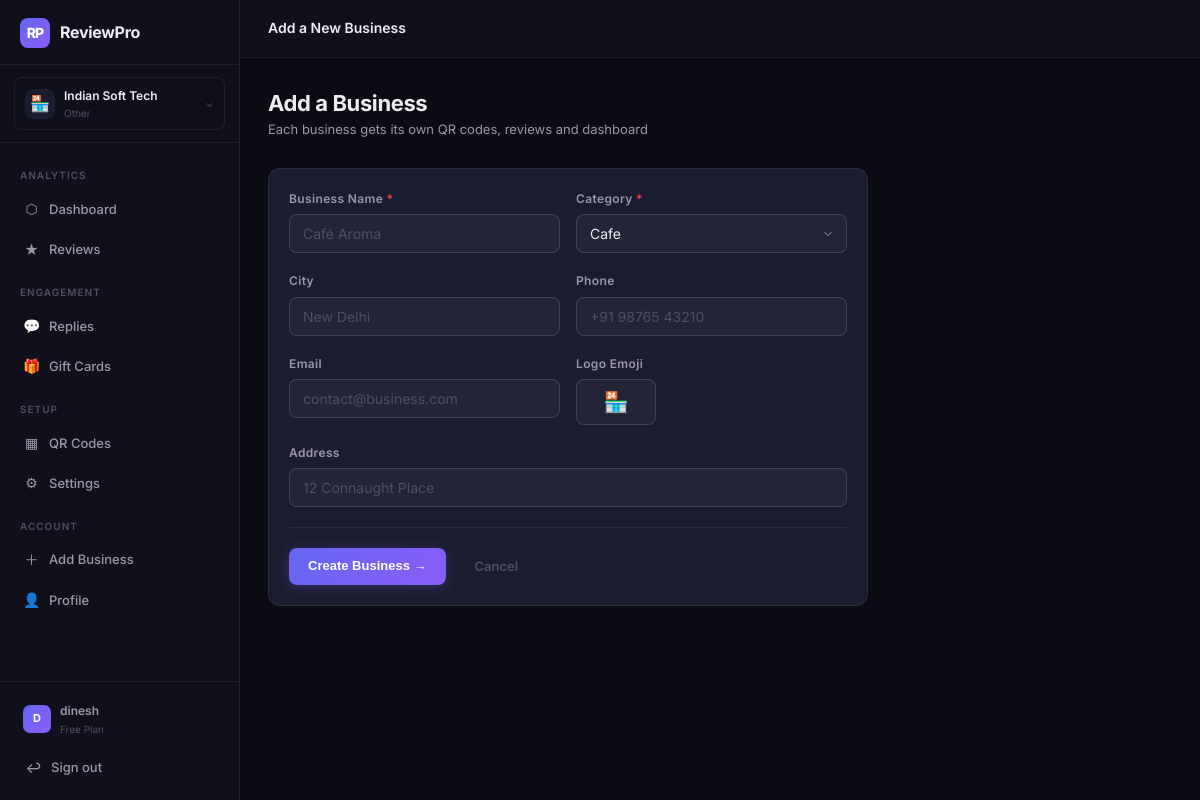
The page /business/new/ (signed in) on the database its author committed.
### businesses/models.py (models this page shows, shortened)
class Business(models.Model):
    id = models.UUIDField(primary_key=True, default=uuid.uuid4, editable=False)
    owner = models.ForeignKey(settings.AUTH_USER_MODEL, on_delete=models.CASCADE, related_name='businesses')
    name = models.CharField(max_length=200)
    slug = models.SlugField(max_length=220, unique=True, blank=True)
    category = models.CharField(max_length=50, choices=CATEGORY_CHOICES, default='Restaurant')
    address = models.CharField(max_length=300, blank=True)
    city = models.CharField(max_length=100, blank=True)
    phone = models.CharField(max_length=30, blank=True)
    email = models.EmailField(blank=True)
    website = models.URLField(blank=True)
    logo_emoji = models.CharField(max_length=10, default='🏪')
    primary_color = models.CharField(max_length=7, default='#6366f1')
    google_place_id = models.CharField(max_length=300, blank=True)
    google_access_token = models.TextField(blank=True)
    google_refresh_token = models.TextField(blank=True)
    auto_send_positive_replies = models.BooleanField(default=True)
    min_rating_for_gift = models.IntegerField(default=4)
    is_active = models.BooleanField(default=True)
    created_at = models.DateTimeField(auto_now_add=True)
    updated_at = models.DateTimeField(auto_now=True)
    class Meta:
        ordering = ['-created_at']
        verbose_name_plural = 'Businesses'

### accounts/models.py (models this page shows, shortened)
class User(AbstractUser):
    id = models.UUIDField(primary_key=True, default=uuid.uuid4, editable=False)
    email = models.EmailField(unique=True)
    full_name = models.CharField(max_length=200, blank=True)
    avatar_initials = models.CharField(max_length=3, blank=True)
    plan = models.CharField(max_length=20, default='free', choices=[('free','Free'),('pro','Pro'),('enterprise','Enterprise')])
    email_verified = models.BooleanField(default=False)
    onboarding_done = models.BooleanField(default=False)
    created_at = models.DateTimeField(auto_now_add=True)
    USERNAME_FIELD = 'email'
    REQUIRED_FIELDS = ['username']
    @property
    def display_name(self):
        return self.full_name or self.email.split('@')[0]

### reviews/views.py (the view, shortened to what this page needs)
# urls.py: path('business/new/', rv.business_new, name='business_new'),
@login_required
def business_new(request):
    from businesses.models import CATEGORY_CHOICES
    return render(request, 'businesses/new.html', {'categories': [c[0] for c in CATEGORY_CHOICES]})

### templates/businesses/new.html (shortened to what this page needs)
{% extends "base.html" %}
{% block topbar_title %}Add a New Business{% endblock %}
{% block content %}
<div style="max-width:600px">
  <div class="page-header">
    <div>
      <div class="page-title">Add a Business</div>
      <div class="page-sub">Each business gets its own QR codes, reviews and dashboard</div>
    </div>
  </div>
  <div class="card">
    <form method="post">
      <div class="form-row">
        <div class="form-group">
          <label class="form-label">Business Name <span style="color:var(--red)">*</span></label>
          <input class="form-control" name="name" placeholder="Café Aroma" required autofocus>
        </div>
        <div class="form-group">
          <label class="form-label">Category <span style="color:var(--red)">*</span></label>
          <select class="form-control" name="category" required>
            {% for cat in categories %}
            <option value="{{ cat }}">{{ cat }}</option>
            {% endfor %}
          </select>
        </div>
      </div>
      <div class="form-row">
        <div class="form-group">
          <label class="form-label">City</label>
          <input class="form-control" name="city" placeholder="New Delhi">
        </div>
        <div class="form-group">
          <label class="form-label">Phone</label>
          <input class="form-control" name="phone" placeholder="+91 98765 43210" type="tel">
        </div>
      </div>
      <div class="form-row">
        <div class="form-group">
          <label class="form-label">Email</label>
          <input class="form-control" name="email" type="email" placeholder="contact@business.com">
        </div>
        <div class="form-group">
          <label class="form-label">Logo Emoji</label>
          <input class="form-control" name="logo_emoji" value="🏪" maxlength="4" style="font-size:20px;text-align:center;width:80px">
        </div>
      </div>
      <div class="form-group">
        <label class="form-label">Address</label>
        <input class="form-control" name="address" placeholder="12 Connaught Place">
      </div>
      <div class="divider"></div>
      <div style="display:flex;gap:10px;align-items:center">
        <button class="btn btn-primary" type="submit">Create Business →</button>
        <a href="{% url 'dashboard_home' %}" class="btn btn-ghost">Cancel</a>
      </div>
    </form>
  </div>
</div>
{% endblock %}

### templates/base.html (shortened to what this page needs)
{% load static humanize %}<!DOCTYPE html>
<html lang="en">
<head>
<link rel="stylesheet" href="{% static 'css/app.css' %}">
</head>
<body>
<div class="page">
{% block sidebar %}
<aside class="sidebar">
  <a href="{% if business %}{% url 'biz_dashboard' slug=business.slug %}{% else %}/{% endif %}" class="sidebar-logo">
    <div class="logo-mark">RP</div>
    <span class="logo-text">ReviewPro</span>
  </a>
  {% if business %}
  <div class="sidebar-biz">
    <a href="{% url 'dashboard_home' %}" class="biz-pill" title="Switch business">
      <div class="biz-emoji-wrap">{{ business.logo_emoji }}</div>
      <div style="flex:1;overflow:hidden">
        <div class="biz-title">{{ business.name }}</div>
        <div class="biz-category">{{ business.category }}</div>
      </div>
      <span style="color:var(--text3);font-size:11px">⌄</span>
    </a>
  </div>
  {% endif %}
  <nav class="sidebar-nav">
    {% if business %}
    <div class="nav-label">Analytics</div>
    <a href="{% url 'biz_dashboard' slug=business.slug %}" class="nav-item {% if active == 'dashboard' %}active{% endif %}">
      <span class="ni-icon">⬡</span> Dashboard
    </a>
    <a href="{% url 'reviews_list' slug=business.slug %}" class="nav-item {% if active == 'reviews' %}active{% endif %}">
      <span class="ni-icon">★</span> Reviews
    </a>
    <div class="nav-label">Engagement</div>
    <a href="{% url 'replies_list' slug=business.slug %}" class="nav-item {% if active == 'replies' %}active{% endif %}">
      <span class="ni-icon">💬</span> Replies
    </a>
    <a href="{% url 'gifts_page' slug=business.slug %}" class="nav-item {% if active == 'gifts' %}active{% endif %}">
      <span class="ni-icon">🎁</span> Gift Cards
    </a>
    <div class="nav-label">Setup</div>
    <a href="{% url 'qrcodes_page' slug=business.slug %}" class="nav-item {% if active == 'qrcodes' %}active{% endif %}">
      <span class="ni-icon">▦</span> QR Codes
    </a>
    <a href="{% url 'settings_page' slug=business.slug %}" class="nav-item {% if active == 'settings' %}active{% endif %}">
      <span class="ni-icon">⚙</span> Settings
    </a>
    {% endif %}
    <div class="nav-label">Account</div>
    <a href="{% url 'business_new' %}" class="nav-item">
      <span class="ni-icon">＋</span> Add Business
    </a>
    <a href="{% url 'profile' %}" class="nav-item">
      <span class="ni-icon">👤</span> Profile
    </a>
  </nav>
  <div class="sidebar-bottom">
    <a href="{% url 'profile' %}" class="user-pill">
      <div class="u-avatar">{{ user.avatar_initials|default:user.email.0|upper }}</div>
      <div style="flex:1;overflow:hidden">
        <div class="u-name">{{ user.display_name }}</div>
        <div class="u-plan">{{ user.plan }} plan</div>
      </div>
    </a>
    <a href="{% url 'logout' %}" class="nav-item" style="margin-top:4px">
      <span class="ni-icon">↩</span> Sign out
    </a>
  </div>
</aside>
{% endblock %}
<div class="main">
  {% block topbar %}
  <header class="topbar">
    <div style="font-size:14px;font-weight:600;flex:1">{% block topbar_title %}{% endblock %}</div>
  </header>
  {% endblock %}
  <div class="content">
    <div class="content-inner">
      {% block content %}{% endblock %}
    </div>
  </div>
</div>
</div>
</body>
</html>

### rows shown on the page
Business: logo_emoji "🏪", name "Indian Soft Tech", category "Other"
User: avatar_initials "D", display_name "dinesh", plan "Free"

### other values the page prints
form field category "Cafe"
